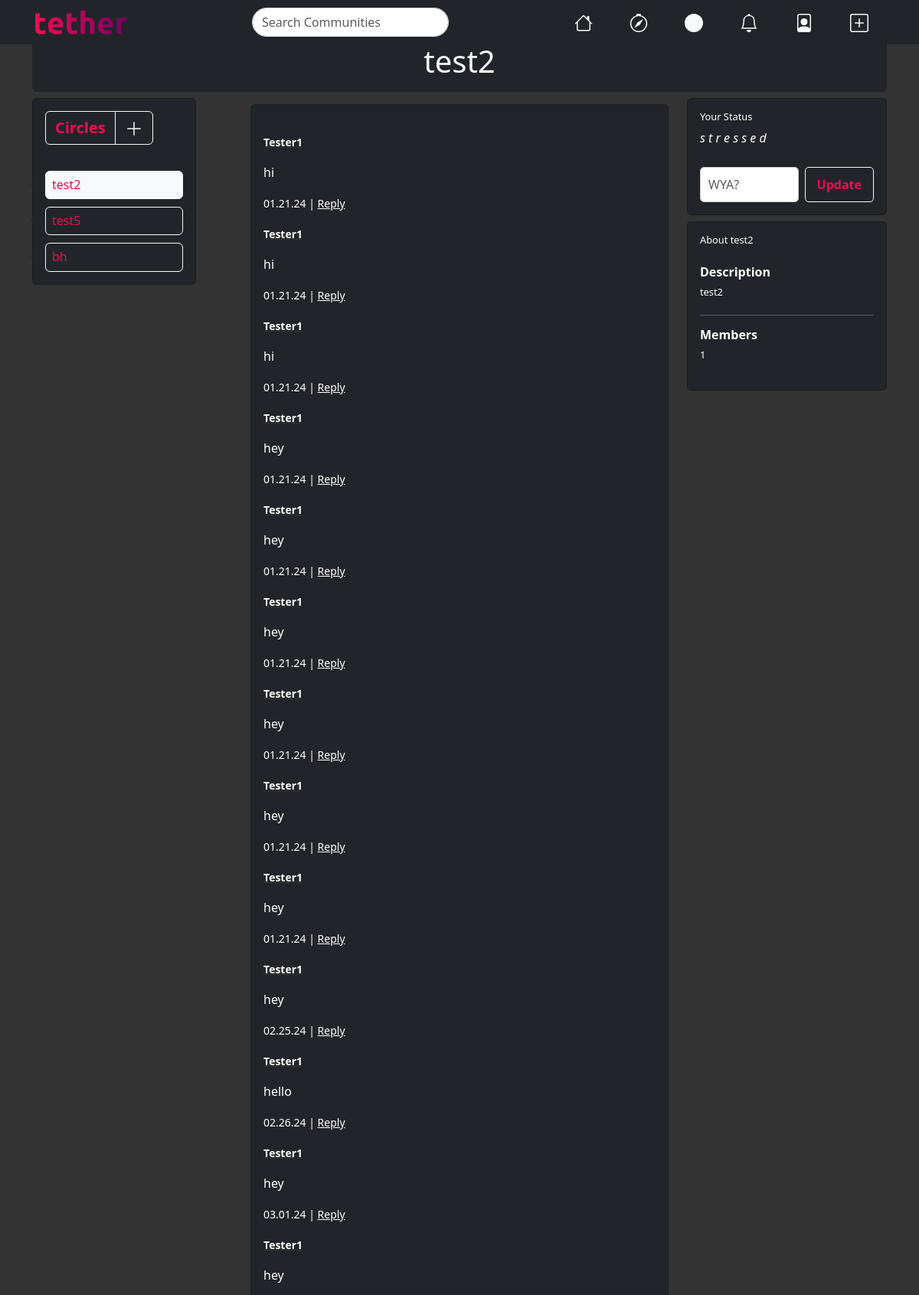
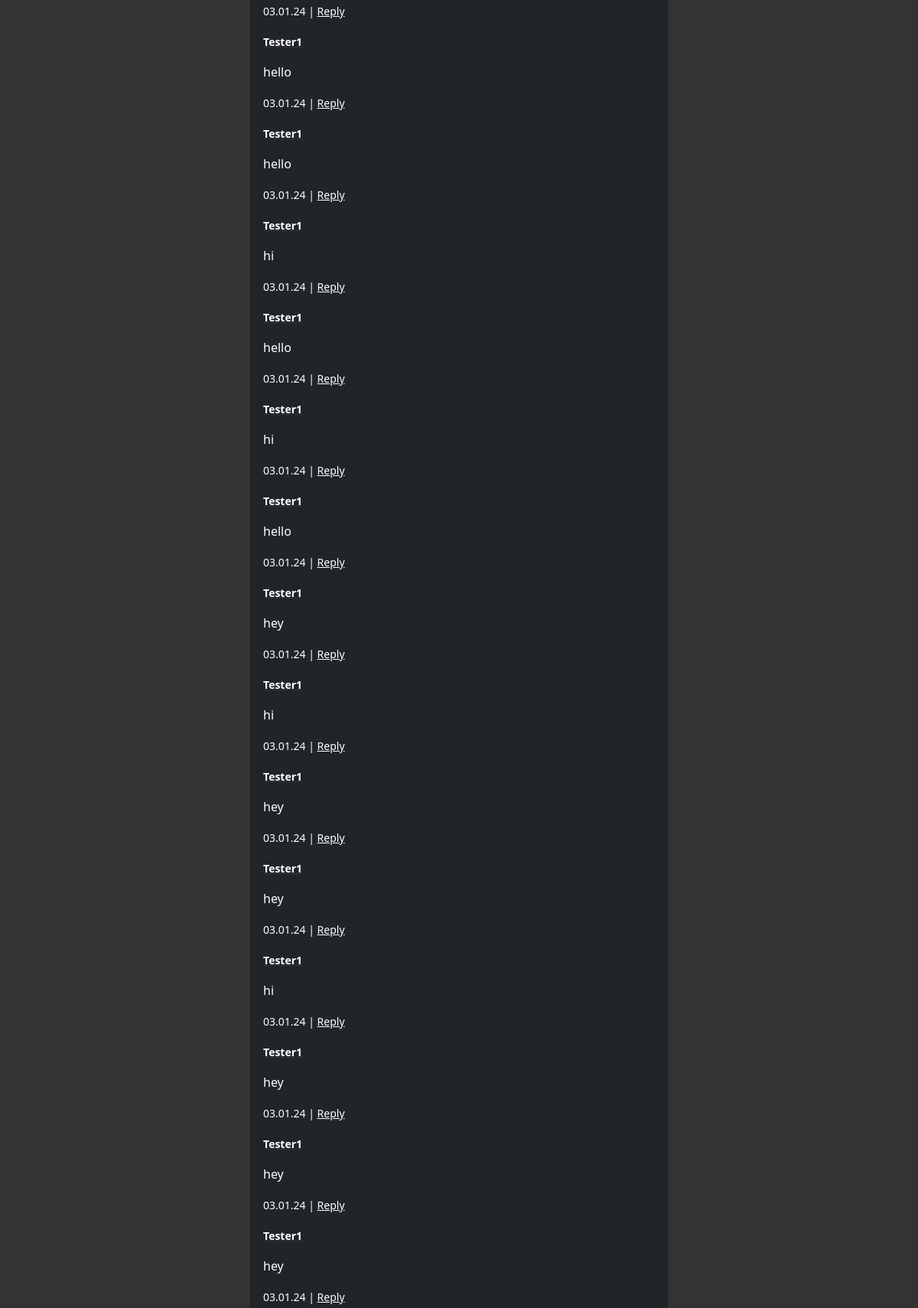
Page /circle/2 (signed in, upper part) on the committed database (2 pictures, top to bottom).
### main.py (models this page shows)
class Circle(db.Model):
    __tablename__ = "circles"
    id = db.Column(db.Integer, primary_key=True)
    name = db.Column(db.String(20), unique=True, nullable=False)
    description = db.Column(db.Text)
    creator_id = db.Column(db.Integer, db.ForeignKey('users.id'))
    creator = relationship("User", back_populates="created_circles")
    members = relationship("User", secondary="circle_membership", back_populates="joined_circles")
    messages = relationship("Message", back_populates="parent_circle")

class Message(db.Model):
    __tablename__ = "messagess"
    id = db.Column(db.Integer, primary_key=True)
    message_text = db.Column(db.Text(50), nullable=True)
    user_id = db.Column(db.Integer, db.ForeignKey("users.id"))
    messager = relationship("User", back_populates="messages")
    circle_id = db.Column(db.Integer, db.ForeignKey("circles.id"))
    timestamp = db.Column(db.DateTime, default=datetime.datetime.now())
    parent_circle = relationship("Circle", back_populates="messages")

class User(db.Model, UserMixin):
    __tablename__ = "users"
    id = db.Column(db.Integer, primary_key=True)
    email = db.Column(db.String(80), unique=True, nullable=False)
    name = db.Column(db.String(20), unique=True, nullable=False)
    display_name = db.Column(db.String(20), unique=True, nullable=True)
    visibility = db.Column(db.String(20), unique=True, nullable=False)
    password = db.Column(db.String(120), nullable=False)
    contactinfo = db.Column(db.String(80), unique=True, nullable=False)
    bio = db.Column(db.String(80))
    location = db.Column(db.String(120), nullable=False)
    comments = relationship("Comment", back_populates="comment_author")
    messages = relationship("Message", back_populates="messager")
    optins = relationship("Optin", back_populates="opter")
    posts = relationship("Post", back_populates="user")
    events = relationship("Event", back_populates="user")
    status = relationship("Status", back_populates="user")
    created_communities = relationship("Community", back_populates="creator", lazy="dynamic")
    joined_circles = relationship("Circle", secondary="circle_membership", back_populates="members")
    created_circles = relationship("Circle", back_populates="creator")

class Status(db.Model):
    __tablename__ = "status"
    id = db.Column(db.Integer, primary_key=True)
    status = db.Column(db.String(50), nullable=True)
    user_id = db.Column(db.Integer, db.ForeignKey('users.id'))
    timestamp = db.Column(db.DateTime, default=datetime.datetime.now())
    user = relationship("User", back_populates="status")

### main.py (the view, shortened to what this page needs)
@app.route('/circle/<int:circle_id>', methods=["GET", "POST"])
@login_required
def circle_page(circle_id):
    form = StatusForm()
    status = db.session.query(Status).order_by(Status.id.desc()).first()
    form.status.data = ""
    notifications = Notification.query.filter_by(user_id=current_user.id).order_by(Notification.id.desc()).limit(5).all()
    circle = Circle.query.get(circle_id)
    circles = current_user.joined_circles
    messages = circle.messages
    message_form = MessageForm()
    if circle:
        if current_user not in circle.members:
            circle.members.append(current_user)
            db.session.commit()
        return render_template("circle.html", form=form, message_form=message_form, status=status, circle=circle, circles=circles, messages=messages, notifications=notifications, current_user=current_user, logged_in=current_user.is_authenticated)

### main.py
class StatusForm(FlaskForm):
    status = StringField('WYA?')
    submit = SubmitField('Update')

class MessageForm(FlaskForm):
    message_text = TextAreaField("Say Something", validators=[Length(max=50)])
    submit = SubmitField("Send")

### main.py (called while the page is built)
@login_manager.user_loader
def load_user(user_id):
    return User.query.get(user_id)

### templates/circle.html (shortened to what this page needs)
{% extends 'base.html' %}
{% from 'bootstrap5/form.html' import render_form %}
{% block content %}
<header class="header-fixed-top bg-dark text-white fixed-top">
  <div class="container">
    <div class="d-flex align-items-center justify-content-between py-0.5">
      <a class="d-flex align-items-center col-md-3 mb-2 mb-md-0 text-dark" href="{{ url_for('commfeed') }}">
      </a>
      <form class="d-flex flex-grow-1 me-3 text-dark px-2 search-form" onsubmit="return false;">
       <div class="search-container">
        <input id="searchInput" class="form-control text-dark rounded-pill" type="search" placeholder="Search Communities" aria-label="Search" data-listener-added_de30e23a="true">
        </div>
      </form>
      <ul class="nav col-12 col-md-auto mb-2 justify-content-center mb-md-0">
        <li class="nav-link px-2 text-secondary">
          <a class="nav-link text-light" href="{{ url_for('commfeed') }}">
          </a>
        </li>
        <li class="nav-link px-2 text-secondary">
          <a class="nav-link text-light" href="{{ url_for('explore_communities') }}">
          </a>
        </li>
        <li class="nav-link px-2 text-secondary">
          <a class="nav-link text-light" href="{{ url_for('my_circles') }}">
            <svg xmlns="http://www.w3.org/2000/svg" width="24" height="24" fill="currentColor" class="bi bi-circle-fill" viewBox="0 0 16 16">
              <circle cx="8" cy="8" r="8"/>
            </svg>
          </a>
        </li>
        <li class="nav-link px-2 text-secondary">
          <div class="dropdown">
            <a class="nav-link text-light" id="notificationsDropdown" data-bs-toggle="dropdown" aria-haspopup="true" aria-expanded="false">
            </a>
          </div>
        </li>
        <li class="nav-link px-2 text-secondary">
          <a class="nav-link text-light dropdown" href="{% if current_user.is_authenticated %} {{ url_for('show_profile', user_id=current_user.id) }} {% else %} {{ url_for('login') }} {% endif %}">
          </a>
        </li>
        {% if logged_in %}
        <li class="nav-link px-2 text-secondary">
          <a class="nav-link text-light" href="{{ url_for('post') }}" id="createpostbtn">
          </a>
        </li>
        {% endif %}
      </ul>
    </div>
  </div>
</header>
      <div class="container mt-5 justify-content-center">
        <div class="p-2 p-md-2 mb-0.5 rounded text-body-emphasis bg-dark">
          <div class="container text-center">
            <h1 class="text-light">
              {{ circle.name }}
            </h1>
          </div>
        </div>
      </div>
      <div class="container">
        <div class="row">
            <div class="col-md-3 floating-card">
                <div class="card mt-2 bg-dark d-inline-block w-auto">
                    <div class="card-body">
                        <div class="btn-group" role="group">
                            <a type="button" class="btn btn-outline-light fw-bold fs-5" id="communitiesbtn" href="{{ url_for('my_circles') }}" style="color:#f00b51">Circles</a>
                            <button type="button" class="btn btn-outline-light" id="create-circle">
                                <svg xmlns="http://www.w3.org/2000/svg" width="24" height="24" fill="currentColor" class="bi bi-plus-lg" viewBox="0 0 16 16">
                                    <path fill-rule="evenodd" d="M8 2a.5.5 0 0 1 .5.5v5h5a.5.5 0 0 1 0 1h-5v5a.5.5 0 0 1-1 0v-5h-5a.5.5 0 0 1 0-1h5v-5A.5.5 0 0 1 8 2"/>
                                </svg>
                            </button>
                        </div>
                        {% set current_circle_id = circle.id %}
                        <ul class="list-group mt-4">
                            {% for circle in circles %}
                                <li id="circleitem">
                                    <a href="{{ url_for('circle_page', circle_id=circle.id) }}" class="btn btn-outline-light p-2 {% if circle.id == current_circle_id %}active{% endif %}" style="color: #f00b51;">
                                        <div class="d-flex justify-content-between align-items-center">
                                            <h5 class="mb-0">{{ circle.name }}</h5>
                                        </div>
                                    </a>
                                </li>
                            {% endfor %}
                        </ul>
                    </div>
                </div>
            </div>
<div class="col-md-6 justify-content-center">
  <div class="card mt-3 bg-dark">
      <div class="card-body message-container text-white">
          <ul id="message-list" class="messageList" stye="overflow-y: scroll;">
              {% if messages %}
                  {% for message in messages %}
                      <li class="mb-3">
                          <a href="{{ url_for('show_profile', user_id=message.messager.id) }}">
                              <p class="text-white"><small style="font-weight: bold;">{{ message.messager.display_name }}</small></p>
                          </a>
                          <p class="sub-text text-white">{{ message.message_text }}</p>
                          <p><small> {{ message.timestamp.strftime("%m.%d.%y") }} | <a class="text-white" href="#">Reply</a></small></p>
                      </li>
                  {% endfor %}
              {% endif %}
          </ul>
      </div>
  </div>
</div>
            <div class="col-md-3">
              <div class="card mt-2 bg-dark">
                <div class="card-body text-white">
                  <h5 class="card-title" id="status-card-title">Your Status</h5>
                  <p class="card-text fst-italic text-light-center-secondary">{{ status.status }}</p>
                  <form method="post" class="row g-2 align-items-center">
                    <div class="col">
                      <div class="form-group">
                        {{ form.status(class="form-control", id="statustext", placeholder="WYA?") }}
                      </div>
                    </div>
                    <div class="col-auto">
                      <div>
                        {{ form.submit(class="btn btn-outline-light", style="color:#f00b51", id="status-button") }}
                      </div>
                    </div>
                  </form>
                </div>
              </div>
                <div id="aboutCircle" class="card mt-2 bg-dark">
                    <div class="card-body text-white">
                        <h1 class="card-title mb-4" id="aboutcircle-title">About {{ circle.name }}</h1>
                        <div class="circle-section">
                            <h3 class="section-title">Description</h3>
                            <p class="section-content">{{ circle.description }}</p>
                        </div>
                        <hr>
                        <div class="circle-section">
                            <h3 class="section-title">Members</h3>
                            <p class="section-content">{{ circle.members|length }}</p>
                        </div>
                    </div>
                </div>
            </div>
</div>
</div>
{% endblock %}

### static/css/styles.css (style rules this page uses)
body { background-color: #333333; color: white; }
a { color: #333; }

### templates/circle.html (style rules this page uses)
.messageList { list-style-type: none; padding: 0; margin-top: 20px; flex-direction: column-reverse; }
#aboutCircle { border-radius: 5px; }
#status-card-title, #aboutcircle-title { font-size: .8rem; }
.circle-section { margin-bottom: 20px; }
.section-title { font-size: 1rem; font-weight: bold; margin-bottom: 8px; }
.section-content { font-size: 0.8rem; line-height: 1.4; }
#circleitem { margin-top: 10px; }
#statustext { width: 100%; padding: 10px; margin-top: 10px; border: 1px solid #ccc; border-radius: 5px; box-sizing: border-box; font-size: 16px; }
#status-button { color: #fff; padding: 10px 15px; margin-top: 10px; border-radius: 5px; cursor: pointer; font-size: 16px; font-weight: bold; }
#circleitem h5 { font-size: 16px; }
#circleitem a.btn { width: 180px; justify-content: "center"; }
.message-container { max-height: 65vh; overflow: auto; flex-direction: column-reverse; position: relative; }

### rows in the picture
Circle: name "test2", description "test2"
Circle: name "test5"
Circle: name "bh"
Message: messager.display_name "Tester1", message_text "hi", timestamp "01.21.24"
Message: messager.display_name "Tester1", message_text "hi", timestamp "01.21.24"
Message: messager.display_name "Tester1", message_text "hi", timestamp "01.21.24"
Message: messager.display_name "Tester1", message_text "hey", timestamp "01.21.24"
Message: messager.display_name "Tester1", message_text "hey", timestamp "01.21.24"
Message: messager.display_name "Tester1", message_text "hey", timestamp "01.21.24"
Message: messager.display_name "Tester1", message_text "hey", timestamp "01.21.24"
Message: messager.display_name "Tester1", message_text "hey", timestamp "01.21.24"
Message: messager.display_name "Tester1", message_text "hey", timestamp "01.21.24"
Message: messager.display_name "Tester1", message_text "hey", timestamp "02.25.24"
Message: messager.display_name "Tester1", message_text "hello", timestamp "02.26.24"
Message: messager.display_name "Tester1", message_text "hey", timestamp "03.01.24"
Message: messager.display_name "Tester1", message_text "hey", timestamp "03.01.24"
Message: messager.display_name "Tester1", message_text "hello", timestamp "03.01.24"
Message: messager.display_name "Tester1", message_text "hello", timestamp "03.01.24"
Message: messager.display_name "Tester1", message_text "hi", timestamp "03.01.24"
Message: messager.display_name "Tester1", message_text "hello", timestamp "03.01.24"
Message: messager.display_name "Tester1", message_text "hi", timestamp "03.01.24"
Message: messager.display_name "Tester1", message_text "hello", timestamp "03.01.24"
Message: messager.display_name "Tester1", message_text "hey", timestamp "03.01.24"
Message: messager.display_name "Tester1", message_text "hi", timestamp "03.01.24"
Message: messager.display_name "Tester1", message_text "hey", timestamp "03.01.24"
Message: messager.display_name "Tester1", message_text "hey", timestamp "03.01.24"
Message: messager.display_name "Tester1", message_text "hi", timestamp "03.01.24"
Message: messager.display_name "Tester1", message_text "hey", timestamp "03.01.24"
Message: messager.display_name "Tester1", message_text "hey", timestamp "03.01.24"
Message: messager.display_name "Tester1", message_text "hey", timestamp "03.01.24"
Status: status "s t r e s s e d"

### other values in the picture
{{ circle.members|length }} "1"
